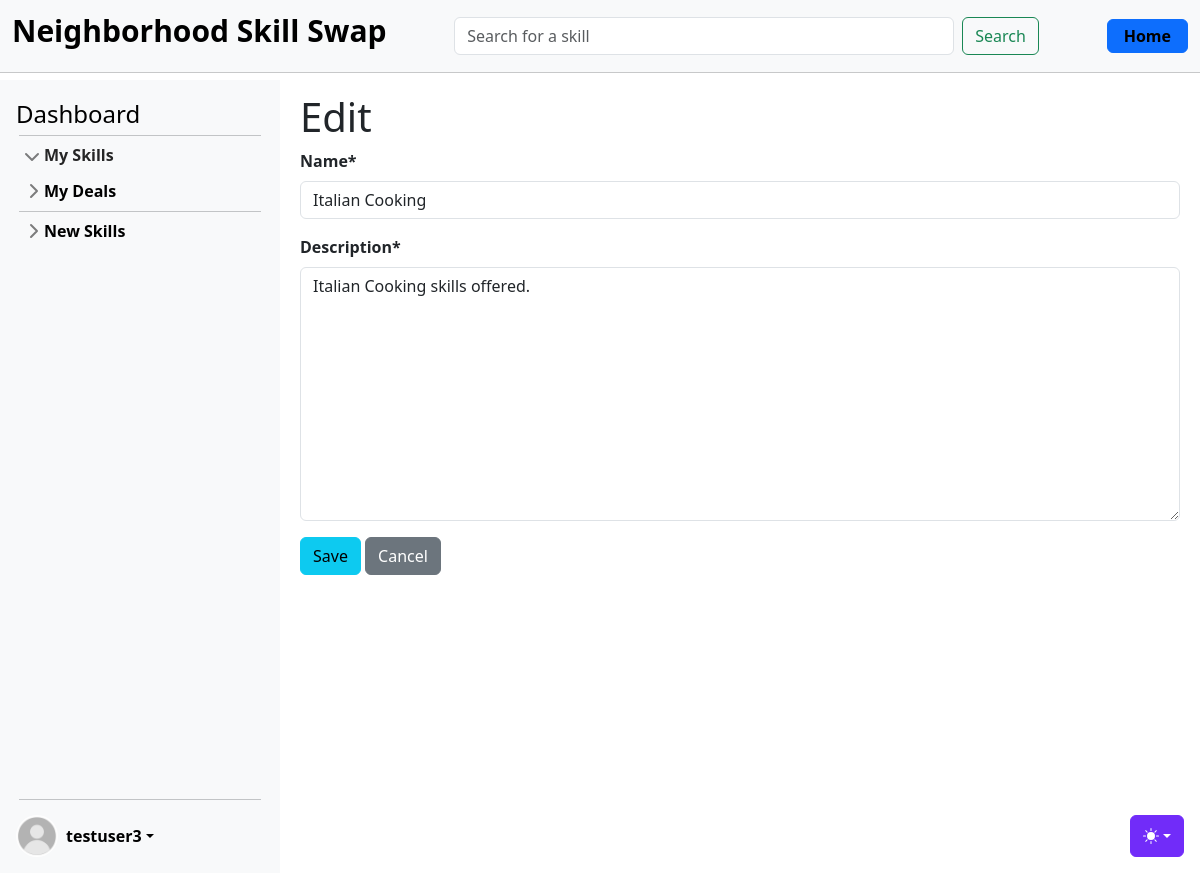
The page /skills/15/edit/ (signed in) on the database its author committed.
### accounts/models.py (models this page shows, shortened)
class CustomUser(AbstractUser):
    age = models.PositiveIntegerField(null=True, blank=True)

### skills/models.py (models this page shows, shortened)
class Skill(models.Model):
    name = models.CharField(max_length=100, blank=False)
    level = models.CharField(max_length=20, blank=False)
    description = models.TextField()
    owner = models.ForeignKey(settings.AUTH_USER_MODEL, on_delete=models.CASCADE)
    category = models.ForeignKey(Category, on_delete=models.CASCADE)
    date = models.DateTimeField(auto_now_add=True)
    skill_type = models.CharField(max_length=20, blank=False)
    rating = models.FloatField(default=5.0)

### skills/views_skills.py (the view)
# urls.py: path("<int:pk>/edit/", SkillUpdateView.as_view(), name="skill_edit"),
class SkillUpdateView(LoginRequiredMixin, UserPassesTestMixin, UpdateView):
    model = Skill
    fields = ("name", "description")
    template_name = "skills/skill_edit.html"
    context_object_name = "skill"
    def test_func(self):
        skill = self.get_object()
        return self.request.user == skill.owner

### templates/skills/skill_edit.html (shortened to what this page needs)
{% extends 'base.html' %}
{% load crispy_forms_tags %}
{% block content %}
<h1>Edit</h1>
<form action="" method="post">
    {{ form|crispy }}
    <button type="submit" class="btn btn-info ml-2">Save</button>
    <a href="{% url 'skill_detail' skill.pk %}" class="btn btn-secondary">Cancel</a>
</form>
{% endblock %}

### templates/partials/_sidebar.html (shortened to what this page needs)
{% load static %}
<div class="sidebar d-flex flex-column flex-shrink-0 p-3 bg-body-tertiary" style="width: 280px;">
    <a href="{% url 'dashboard' user.id %}" class="d-flex align-items-center mb-3 mb-md-0 me-md-auto link-body-emphasis text-decoration-none">
        <span class="fs-4">Dashboard</span>
    </a>
    <hr>
    <ul class="list-unstyled ps-0">
        <li class="mb-1">
            <button class="btn btn-toggle d-inline-flex align-items-center rounded border-0 collapsed" data-bs-toggle="collapse" data-bs-target="#home-collapse" aria-expanded="true">
                My Skills
            </button>
        </li>
        <li class="mb-1">
            <button class="btn btn-toggle d-inline-flex align-items-center rounded border-0 collapsed" data-bs-toggle="collapse" data-bs-target="#dashboard-collapse" aria-expanded="false">
                My Deals
            </button>
        </li>
        <hr>
        <li class="mb-1">
            <button class="btn btn-toggle d-inline-flex align-items-center rounded border-0 collapsed" data-bs-toggle="collapse" data-bs-target="#orders-collapse" aria-expanded="false">
                New Skills
            </button>
        </li>
    </ul>
    <div class="dropdown mt-auto">
        <hr style="margin-bottom: 15px;">
        <a href="#" class="d-flex align-items-center link-body-emphasis text-decoration-none dropdown-toggle" data-bs-toggle="dropdown" aria-expanded="false">
            {% if user.is_authenticated %}
                {% if user.profile.profile_image %}
                    <img src="{{ user.profile.profile_image.url }}" alt="" width="42" height="42" class="rounded-circle me-2">
                {% else %}
                    <img src="{% static 'img/default_pic.jpg' %}" alt="" width="42" height="42" class="rounded-circle me-2">
                {% endif %}
                <strong>{{ user.username }}</strong>
            {% else %}
                <strong>User</strong>
            {% endif %}
        </a>
    </div>
</div>

### static/css/sidebars.css (style rules this page uses)
body { min-height: 100vh; min-height: -webkit-fill-available; }
html { height: -webkit-fill-available; }
.dropdown-toggle { outline: 0; }
.btn-toggle { padding: .25rem .5rem; font-weight: 600; color: var(--bs-emphasis-color); background-color: transparent; }
.btn-toggle::before { width: 1.25em; line-height: 0; transition: transform .35s ease; transform-origin: .5em 50%; }
.btn-toggle[aria-expanded="true"] { color: rgba(var(--bs-emphasis-color-rgb), .85); }
.btn-toggle[aria-expanded="true"]::before { transform: rotate(90deg); }

### static/css/main.css (style rules this page uses)
hr { margin: 3px; }
.sidebar { position: fixed; top: 80px; left: 0; bottom: 0; width: 280px; padding: 20px; background-color: #f8f9fa; overflow-y: auto; z-index: 1000; }
label { font-weight: bold; }

### rows shown on the page
CustomUser: username "testuser3"
Skill: name "Italian Cooking", description "Italian Cooking skills offered."
